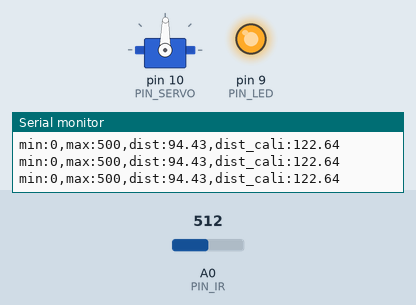
A sketch run on a simulated Arduino Uno, built with avr-gcc and run on an emulated ATmega328P. Parts: servo, output pins drawn as LEDs (lit = HIGH), the last lines printed to the serial monitor. Inputs (shaded band) come from the test bench; at power-on: A0 (PIN_IR) = 512.

Above: at 1.27 s.
1.3 s: A0 (PIN_IR) set to 365
3.0 s: A0 (PIN_IR) set to 346
At 3.8 s:
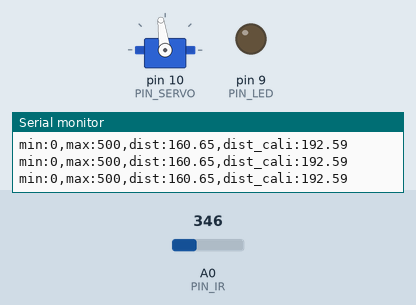
4.5 s: A0 (PIN_IR) set to 283
6.7 s: A0 (PIN_IR) set to 269
At 8.9 s:
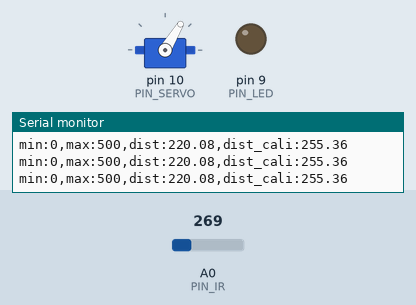
9.7 s: A0 (PIN_IR) set to 511
At 9.89 s:
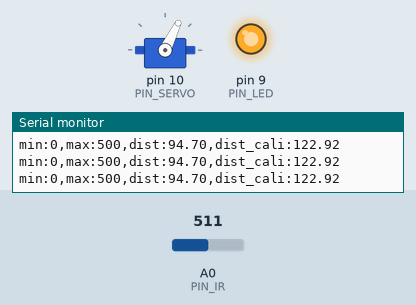
12.7 s: A0 (PIN_IR) set to 306
At 14.0 s:
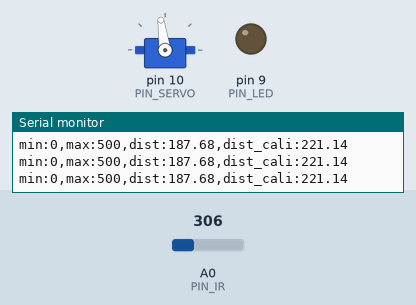
Timing chart, 0 to 15.2 s (numbered marks = the images above; inputs shaded):
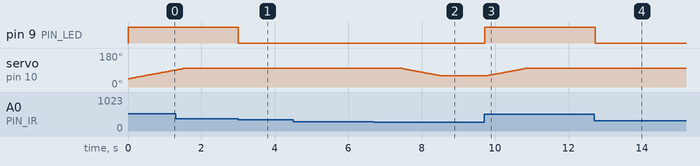

Measured:
- the behaviour switches between 354 and 353 on A0 (PIN_IR) (found by bisection; images 0 and 1)
- the behaviour switches between 270 and 269 on A0 (PIN_IR) (found by bisection; images 1 and 2)
- after the input at 3.0 s, pin 9 (PIN_LED): HIGH → LOW at once
- after the input at 6.7 s, servo on pin 10 (PIN_SERVO): moves from 98° to 59° over 1.1 s, starting after 0.78 s
- after the input at 9.7 s, pin 9 (PIN_LED): LOW → HIGH at once; servo on pin 10 (PIN_SERVO): moves from 59° to 98° over 1.1 s, starting after 0.06 s
- after the input at 12.7 s, pin 9 (PIN_LED): HIGH → LOW at once

The sketch:

21_____20203146.ino
```cpp
// Arduino pin assignment
#define PIN_IR A0
#define PIN_LED 9
#include <Servo.h>
#define PIN_SERVO 10
#define _SERVO_SPEED 200
#define INTERVAL 20
Servo myservo;
#define _DUTY_MIN 1150
#define _DUTY_MAX 1550
int a, b; // unit: mm
int duty_curr;
float dist_ema;
int duty_chg_per_interval;

void setup() {
// initialize GPIO pins
  pinMode(PIN_LED,OUTPUT);
  digitalWrite(PIN_LED, 1);
  myservo.attach(PIN_SERVO);
  myservo.writeMicroseconds(1000);
  duty_curr = 1000;
  duty_chg_per_interval = (double)((double)_DUTY_MAX - (double)_DUTY_MIN) * ((double)_SERVO_SPEED / 180) * ((double)INTERVAL / 1000);
// initialize serial port
  Serial.begin(57600);

  a = 73;
  b = 357;


}

float ir_distance(void){ // return value unit: mm
  float val;
  float volt = float(analogRead(PIN_IR));
  val = ((6762.0/(volt-9.0))-4.0) * 10.0;
  return val;
}

void loop() {
  float raw_dist = ir_distance();
  float dist_cali = 100 + 300.0 / (b - a) * (raw_dist - a);
  dist_ema = 0.9*dist_ema + 0.1*dist_cali;
  Serial.print("min:0,max:500,dist:");
  Serial.print(raw_dist);
  Serial.print(",dist_cali:");
  Serial.println(dist_cali);
  if(raw_dist > 156 && raw_dist <224) digitalWrite(PIN_LED, 0);
  else digitalWrite(PIN_LED, 255);
  delay(20);
  myservo.writeMicroseconds(duty_curr);

  if(dist_ema >= 255) {
    if(1150 < duty_curr) {
      duty_curr -= duty_chg_per_interval;
      if(duty_curr < 1150) duty_curr = 1150;
    }
  }
  else {
    if(1550 > duty_curr){
      duty_curr += duty_chg_per_interval;
      if(duty_curr > 1550 ) duty_curr = 1550;
    }
  }
}
```
